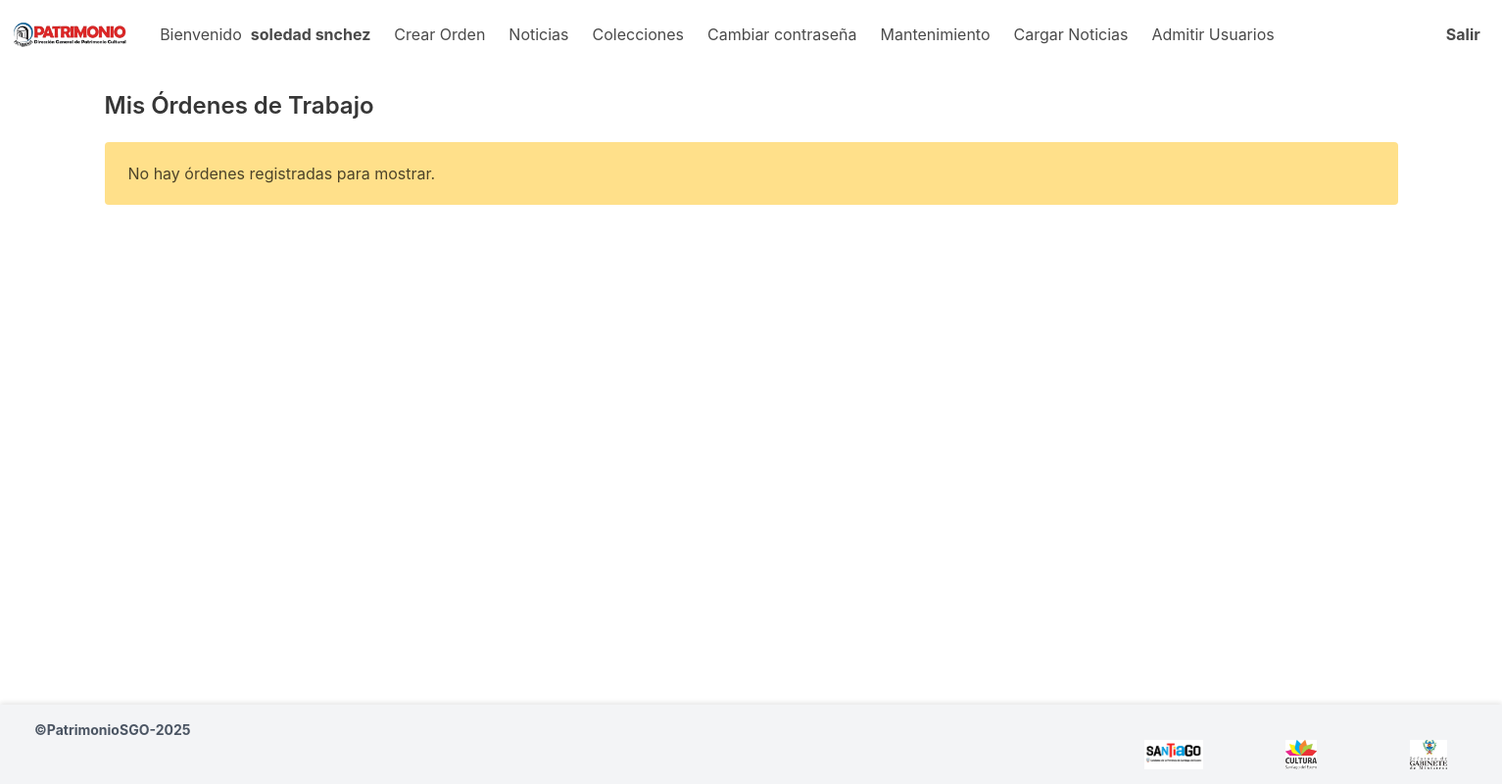
Before: /mantenimiento/ordenes/ (signed in) with the older database file.
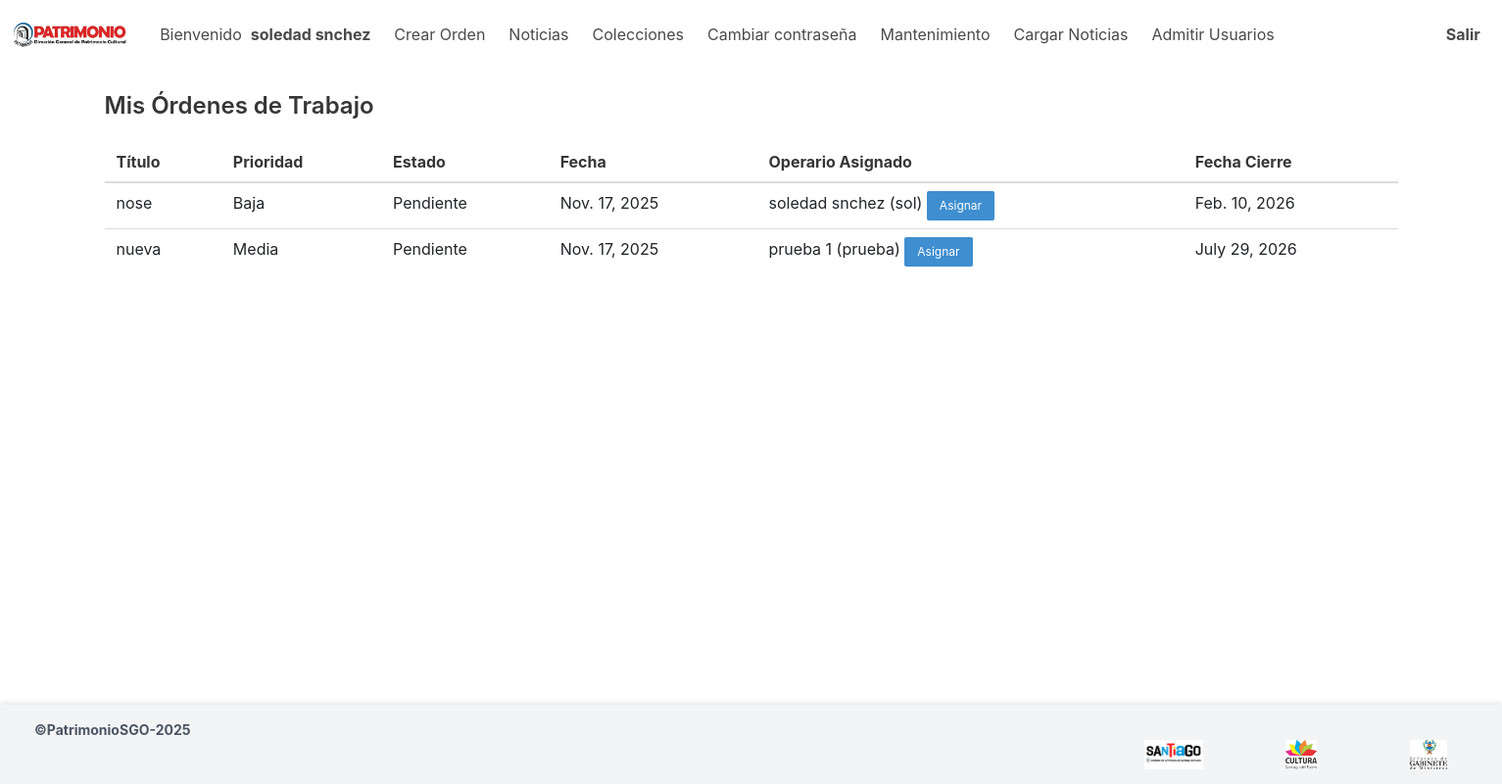
After: the same page with the newer database file.
### cuentas/models.py (models this page shows, shortened)
class CustomUser(AbstractUser):
    username = models.CharField(max_length=150, unique=True, blank=False)
    nombre = models.CharField(max_length=100, blank=True, null=True)
    apellido = models.CharField(max_length=100, blank=True, null=True)
    email = models.EmailField(unique=True)
    area = models.CharField(max_length=50, choices=[
        ('Historia', 'Historia'),
        ('Bellas Artes', 'Bellas Artes'),
        ('Antropología', 'Antropología'),
        ('Staff', 'Staff')
    ], blank=True, null=True)
    admitido = models.BooleanField(default=False)
    groups = models.ManyToManyField(
        'auth.Group', related_name='customuser_groups', blank=True
    )
    user_permissions = models.ManyToManyField(
        'auth.Permission', related_name='customuser_permissions', blank=True
    )
    def __str__(self):
        return f"{self.nombre or 'Sin nombre'} {self.apellido or ''} ({self.username})"

### mantenimiento/models.py (models this page shows, shortened)
class OrdenDeTrabajo(models.Model):
    PRIORIDAD_CHOICES = [('Baja', 'Baja'), ('Media', 'Media'), ('Alta', 'Alta')]
    ESTADO_CHOICES = [('Pendiente', 'Pendiente'), ('En Progreso', 'En Progreso'), ('Cerrada', 'Cerrada')]
    titulo = models.CharField(max_length=200)
    fecha = models.DateField()
    descripcion_falla = models.TextField()
    prioridad = models.CharField(max_length=10, choices=PRIORIDAD_CHOICES)
    estado = models.CharField(max_length=20, choices=ESTADO_CHOICES, default='Pendiente')
    operario_creador = models.ForeignKey(
        CustomUser,
        on_delete=models.CASCADE,
        related_name='ordenes_creadas'
    )
    operario_asignado = models.ForeignKey(
        CustomUser,
        on_delete=models.SET_NULL,
        null=True,
        blank=True,
        related_name='ordenes_asignadas'
    )
    fecha_cierre_real = models.DateField(null=True, blank=True)

### mantenimiento/views.py (the view)
# urls.py: path('ordenes/', views.lista_ordenes, name='lista_ordenes'),
@login_required
def lista_ordenes(request):
    if request.user.is_superuser:
        ordenes = OrdenDeTrabajo.objects.all()
    else:
        ordenes = OrdenDeTrabajo.objects.filter(operario_creador=request.user)
    return render(request, "mantenimiento/lista_ordenes.html", {"ordenes": ordenes})

### mantenimiento/templates/mantenimiento/lista_ordenes.html
{% extends "layouts/base.html" %}
{% block content %}
<div class="container mt-5">
  <h2 class="title is-4">Mis Órdenes de Trabajo</h2>
  {% if ordenes %}
    <table class="table is-striped is-hoverable">
      <thead>
        <tr>
          <th>Título</th>
          <th>Prioridad</th>
          <th>Estado</th>
          <th>Fecha</th>
          <th>Operario Asignado</th>
          <th>Fecha Cierre</th>
        </tr>
      </thead>
      <tbody>
        {% for orden in ordenes %}
          <tr>
            <td>{{ orden.titulo }}</td>
            <td>{{ orden.prioridad }}</td>
            <td>{{ orden.estado }}</td>
            <td>{{ orden.fecha }}</td>
            <td>{{ orden.operario_asignado|default:"-" }}
              {% if request.user.is_staff %}
                <a href="{% url 'mantenimiento:asignar_orden' orden.id %}" class="button is-small is-info">Asignar</a>
              {% endif %}
            </td>
            <td>{{ orden.fecha_cierre_real|default:"-" }}</td>
          </tr>
        {% endfor %}
      </tbody>
    </table>
  {% else %}
    <div class="notification is-warning">
      No hay órdenes registradas para mostrar.
    </div>
  {% endif %}
</div>
{% endblock %}

### cuentas/templates/layouts/base.html (shortened to what this page needs)
{% load static %}
<!DOCTYPE html>
<html>
<head>
    <link rel="stylesheet" href="{% static 'css/styles.css' %}">
    <link href="https://cdn.jsdelivr.net/npm/bootstrap@5.3.0/dist/css/bootstrap.min.css" rel="stylesheet">
    <script src="https://cdn.tailwindcss.com"></script>
    <link href="https://cdn.jsdelivr.net/npm/sweetalert2@11.14.4/dist/sweetalert2.min.css" rel="stylesheet">
    <link rel="stylesheet" href="https://cdn.jsdelivr.net/npm/bulma@0.9.4/css/bulma.min.css">
</head>
<body>
{% if request.user.is_authenticated and request.path != "/" and request.path != "/register/" and request.path != "/login/" %}
  <nav class="navbar" role="navigation" aria-label="main navigation">
    <div class="navbar-brand">
      <a class="navbar-item" href="#">
        <img src="{% static 'img/logo.png' %}" alt="Patrimonio SGO" class="w-full h-10 mr-2 object-contain">
      </a>
      <div id="navbarBasicExample" class="navbar-menu">
        <div class="navbar-start">
        <a class="navbar-item" href="/profile/">
          Bienvenido &nbsp; <strong>{{ request.user.nombre }} {{ request.user.apellido }}</strong>
        </a>
        <a class="navbar-item" href="/mantenimiento/ordenes/nueva/"> Crear Orden </a>
        <a class="navbar-item" href="/news/"> Noticias </a>
        <a class="navbar-item" href="/profile/"> Colecciones </a>
        <a class="navbar-item" href="/update_password/"> Cambiar contraseña </a>
        {% if request.user.is_staff or request.user.is_superuser %}
        <a class="navbar-item" href="/mantenimiento/ordenes/"> Mantenimiento </a>
          <a class="navbar-item" href="/cargar_noticias/"> Cargar Noticias </a>
          <a class="navbar-item" href="/users/"> Admitir Usuarios </a>
          {% endif %}
      </div>
      <div class="navbar-end">
        <div class="navbar-item">
          <p><a href="{% url 'cuentas:home' %}"><strong>Salir</strong></a></p>
        </div>
      </div>
    </div>
  </div>
  </nav>
{% endif %}
  <div id="columns">
    {% block content %}
    {% endblock %}
  </div>
  <footer>
    <p>©PatrimonioSGO-2025</p>
    <div class="footer-images">
        <img src="{% static 'img/gob_sgo.jpg' %}" alt="Gobierno SGO">
        <img src="{% static 'img/cultura.jpg' %}" alt="CulturaSGO">
        <img src="{% static 'img/jefatura.jpg' %}" alt="Jefatura">
    </div>
  </footer>
</body>
</html>

### cuentas/static/css/styles.css (style rules this page uses)
html, body { width: 100vw; height: 100vh; margin: 0; display: flex; flex-direction: column; }
.navbar-menu { display: flex; flex-direction: column; align-items: center; width: 100%; }
.navbar-end { display: flex; justify-content: center; width: 100%; }
.navbar-item { display: block; padding: 10px; font-size: 16px; text-align: center; }
@media (min-width: 768px) { .navbar-menu { flex-direction: row; justify-content: space-between; } }
@media (min-width: 768px) { .navbar-end { justify-content: flex-end; } }
footer { position: relative; width: 100%; background-color: #f3f4f6; padding: 15px; display: flex; align-items: center; justify-content: space-between; box-shadow: 0px -2px 5px rgba(0, 0, 0, 0.1); margin-top: auto; }
footer p { font-size: 14px; color: #4b5563; font-weight: bold; margin-left: 20px; }
.footer-images { display: flex; justify-content: flex-end; gap: 10px; }
footer img { width: 120px; height: 30px; object-fit: contain; }
@media (min-width: 540px) { footer img { width: 120px; height: 30px; object-fit: contain; } }

Changed rows visible on the page:
added OrdenDeTrabajo: titulo "nose", prioridad "Baja", estado "Pendiente", fecha "Nov. 17, 2025", operario_asignado "soledad snchez (sol)", fecha_cierre_real "Feb. 10, 2026"
added OrdenDeTrabajo: titulo "nueva", prioridad "Media", estado "Pendiente", fecha "Nov. 17, 2025", operario_asignado "prueba 1 (prueba)", fecha_cierre_real "July 29, 2026"
Other visible differences:
text no longer shown: "No hay órdenes registradas para mostrar."
text now shown: "Título Prioridad Estado Fecha Operario Asignado Fecha Cierre"
